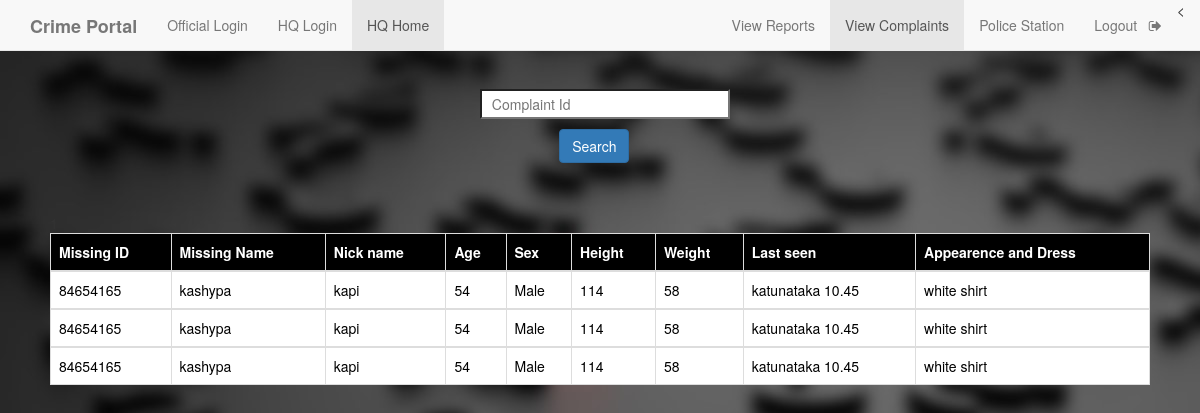
/missingreport.php (signed in), run on the app's committed database.
### tables this page shows
CREATE TABLE `missing` (
  `mid` varchar(255) NOT NULL,
  `mfname` varchar(255) NOT NULL,
  `mnname` varchar(255) NOT NULL,
  `mage` int(100) NOT NULL,
  `msex` varchar(255) NOT NULL,
  `mheight` varchar(255) NOT NULL,
  `mweight` varchar(255) NOT NULL,
  `mlseen` varchar(255) NOT NULL,
  `mappd` varchar(255) NOT NULL
);

### missingreport.php (the view, shortened to what this page needs)
<!DOCTYPE html>
<html>
<head>
	<link rel="stylesheet" type="text/css" href="https://maxcdn.bootstrapcdn.com/bootstrap/3.3.5/css/bootstrap.min.css">
	<link rel="stylesheet" type="text/css" href="https://maxcdn.bootstrapcdn.com/font-awesome/4.4.0/css/font-awesome.min.css">
     <?php
    $conn=mysqli_connect("localhost","root","");
    mysqli_select_db($conn,"crime");
     $result=mysqli_query($conn,"SELECT * FROM missing ");
    ?>
</head>
<body>
	<body style="background-image: url(search1.jpeg); ">
	<nav  class="navbar navbar-default navbar-fixed-top">
  <div class="container">
    <div class="navbar-header">
      <a class="navbar-brand" href="home.php"><b>Crime Portal</b></a>
    </div>
    <div id="navbar" class="collapse navbar-collapse">
      <ul class="nav navbar-nav">
        <li ><a href="official_login.php">Official Login</a></li>
        <li ><a href="headlogin.php">HQ Login</a></li>
        <li class="active"><a href="headHome.php">HQ Home</a></li>
      </ul>
      <ul class="nav navbar-nav navbar-right">
	  <<li ><a href="report.php">View Reports</a></li>
        <li class="active" ><a href="headHome.php">View Complaints</a></li>
        <li ><a href="head_view_police_station.php">Police Station</a></li>
        <li><a href="h_logout.php">Logout &nbsp <i class="fa fa-sign-out" aria-hidden="true"></i></a></li>
      </ul>
    </div>
  </div>
 </nav>
    <form style="margin-top: 7%; margin-left: 40%;" method="post">
    <input type="text" name="complainid" style="width: 250px; height: 30px; background-color:white; color:grey; margin-top:5px;" placeholder="&nbsp Complaint Id" onfocusout="f1()" required id="ciid">
        <div>
      <input class="btn btn-primary" type="submit" value="Search" name="s2" style="margin-top: 10px; margin-left: 11%;">
        </div>
    </form>
 <div style="padding:50px;">
   <table class="table table-bordered">
    <thead class="thead-dark" style="background-color: black; color: white;">
      <tr>
        <th scope="col">Missing ID</th>
        <th scope="col">Missing Name</th>
        <th scope="col">Nick name</th>
        <th scope="col">Age</th>
		<th scope="col">Sex</th>
		<th scope="col">Height</th>
		<th scope="col">Weight</th>
		<th scope="col">Last seen</th>
		<th scope="col">Appearence and Dress</th>
      </tr>
    </thead>
<?php
      while($rows=mysqli_fetch_assoc($result)){
    ?>
    <tbody style="background-color: white; color: black;">
      <tr>
        <td><?php echo $rows['mid']; ?></td>
        <td><?php echo $rows['mfname']; ?></td>
        <td><?php echo $rows['mnname']; ?></td>
        <td><?php echo $rows['mage']; ?></td>
		<td><?php echo $rows['msex']; ?></td>
		<td><?php echo $rows['mheight']; ?></td>
		<td><?php echo $rows['mweight']; ?></td>
		<td><?php echo $rows['mlseen']; ?></td>
		<td><?php echo $rows['mappd']; ?></td>
      </tr>
    </tbody>
    <?php
    }
    ?>
</table>
 </div>
</body>
</html>

### data on the page
missing: mid "84654165", mfname "kashypa", mnname "kapi", mage "54", msex "Male", mheight "114", mweight "58", mlseen "katunataka 10.45", mappd "white shirt"
missing: mid "84654165", mfname "kashypa", mnname "kapi", mage "54", msex "Male", mheight "114", mweight "58", mlseen "katunataka 10.45", mappd "white shirt"
missing: mid "84654165", mfname "kashypa", mnname "kapi", mage "54", msex "Male", mheight "114", mweight "58", mlseen "katunataka 10.45", mappd "white shirt"
